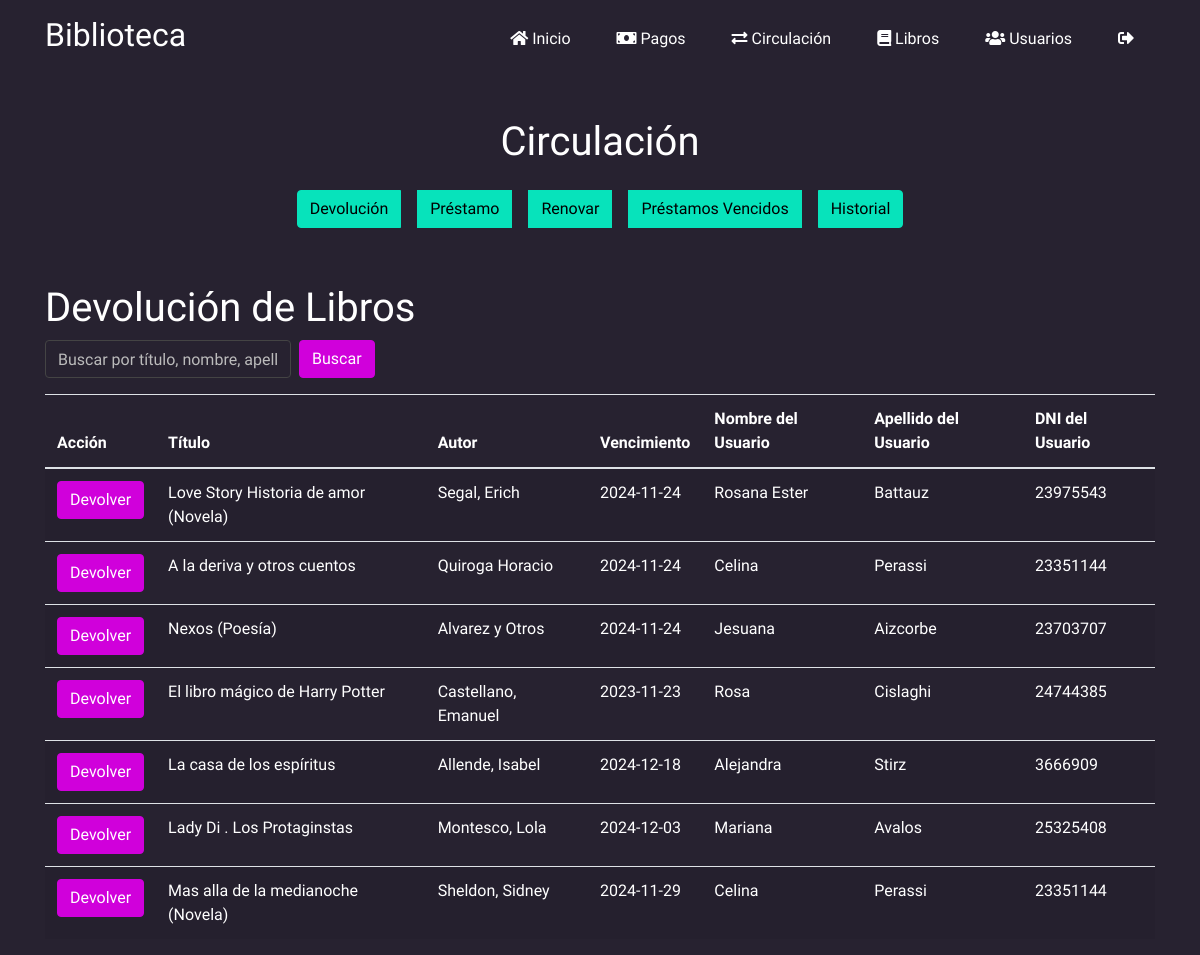
/circulacion/devolucion.php (signed in), run on the app's committed database.
### tables this page shows
CREATE TABLE `prestamos` (
  `id` int(11) NOT NULL,
  `id_libro` int(11) NOT NULL,
  `id_usuario` int(11) NOT NULL,
  `vencimiento` date NOT NULL
);

CREATE TABLE `libros` (
  `AUTOR` varchar(255) NOT NULL,
  `TITULO` varchar(255) NOT NULL,
  `EDITORIAL` varchar(255) NOT NULL,
  `ISBN` varchar(50) NOT NULL,
  `ID` int(11) NOT NULL,
  `ESTANTE` varchar(255) DEFAULT NULL,
  `CATEGORIA` varchar(255) DEFAULT NULL,
  `CDU` varchar(255) DEFAULT NULL,
  `NUMERO` varchar(255) DEFAULT NULL,
  `ESTADO` varchar(255) DEFAULT NULL
);

CREATE TABLE `usuarios` (
  `id` int(11) NOT NULL,
  `password` text NOT NULL,
  `apellido` varchar(255) NOT NULL,
  `dni` varchar(20) NOT NULL,
  `categoria` varchar(50) NOT NULL,
  `correo` varchar(255) NOT NULL,
  `telefono` varchar(20) NOT NULL,
  `numero_de_socio` int(11) NOT NULL,
  `tipo_usuario` enum('administrador','socio') NOT NULL DEFAULT 'socio',
  `nombre` varchar(255) NOT NULL,
  `direccion` varchar(255) NOT NULL,
  `genero` varchar(10) DEFAULT NULL
);

### circulacion/devolucion.php (the view, shortened to what this page needs)
<?php include 'header_circulacion.php'; ?>
<main class="container mt-5">
    <h1>Devolución de Libros</h1>
    <?php
    $servername = "localhost";
    $username = "root";
    $password = "";
    $dbname = "biblioteca";
    $conn = new mysqli($servername, $username, $password, $dbname);
    $search_term = '';
    $libros_sql = "SELECT prestamos.id AS prestamo_id, libros.titulo, libros.autor, prestamos.vencimiento,
                          usuarios.nombre, usuarios.apellido, usuarios.dni
                   FROM prestamos
                   JOIN libros ON prestamos.id_libro = libros.id
                   JOIN usuarios ON prestamos.id_usuario = usuarios.id
                   WHERE libros.titulo LIKE ? OR usuarios.nombre LIKE ? OR usuarios.apellido LIKE ? OR usuarios.dni LIKE ?";
    $stmt = $conn->prepare($libros_sql);
    $search_term_like = '%' . $search_term . '%';
    $stmt->bind_param("ssss", $search_term_like, $search_term_like, $search_term_like, $search_term_like);
    $stmt->execute();
    $libros_result = $stmt->get_result();
    ?>
    <form method="GET" action="devolucion.php" class="form-inline mb-3">
        <input type="text" name="search" class="form-control mr-2" placeholder="Buscar por título, nombre, apellido o DNI" value="<?php echo htmlspecialchars($search_term); ?>">
        <button type="submit" class="btn btn-primary buscar-btn buscar-btn">Buscar</button>
    </form>
    <?php if ($libros_result->num_rows > 0): ?>
        <div class="table-responsive">
            <table class="table table-striped">
                <thead>
                    <tr>
                        <th>Acción</th>
                        <th>Título</th>
                        <th>Autor</th>
                        <th>Vencimiento</th>
                        <th>Nombre del Usuario</th>
                        <th>Apellido del Usuario</th>
                        <th>DNI del Usuario</th>
                    </tr>
                </thead>
                <tbody>
                    <?php while ($row = $libros_result->fetch_assoc()): ?>
                        <tr>
                            <td>
                                <form method="POST" action="devolucion.php" class="d-inline">
                                    <button type="submit" name="devolver" class="btn btn-primary buscar-btn buscar-btn">Devolver</button>
                                </form>
                            </td>
                            <td><?php echo htmlspecialchars($row['titulo']); ?></td>
                            <td><?php echo htmlspecialchars($row['autor']); ?></td>
                            <td><?php echo htmlspecialchars($row['vencimiento']); ?></td>
                            <td><?php echo htmlspecialchars($row['nombre']); ?></td>
                            <td><?php echo htmlspecialchars($row['apellido']); ?></td>
                            <td><?php echo htmlspecialchars($row['dni']); ?></td>
                        </tr>
                    <?php endwhile; ?>
                </tbody>
            </table>
        </div>
    <?php else: ?>
        <p>No se encontraron libros prestados.</p>
    <?php endif; ?>
</main>
</body>
</html>

### header.php (style rules this page uses)
.lexend-custom { font-family: 'Lexend', sans-serif; font-optical-sizing: auto; font-weight: 400; font-style: normal; }
body { padding-top: 70px; }
.buscar-btn { background-color: #d000db !important; border-color: #d000db !important; }

### circulacion/header_circulacion.php (style rules this page uses)
body, body * { color: white !important; }
body { background-color: #272230 !important; color: white !important; }
.form-control { background-color: #272230 !important; color: white !important; border: 1px solid #444 !important; }
.form-control::placeholder { color: #bbb !important; }

### data on the page
prestamos: id_libro.TITULO "Love Story Historia de amor (Novela)", id_libro.AUTOR "Segal, Erich", vencimiento "2024-11-24", id_usuario.nombre "Rosana Ester", id_usuario.apellido "Battauz", id_usuario.dni "23975543"
prestamos: id_libro.TITULO "A la deriva y otros cuentos", id_libro.AUTOR "Quiroga Horacio", vencimiento "2024-11-24", id_usuario.nombre "Celina", id_usuario.apellido "Perassi", id_usuario.dni "23351144"
prestamos: id_libro.TITULO "Nexos (Poesía)", id_libro.AUTOR "Alvarez y Otros", vencimiento "2024-11-24", id_usuario.nombre "Jesuana", id_usuario.apellido "Aizcorbe", id_usuario.dni "23703707"
prestamos: id_libro.TITULO "El libro mágico de Harry Potter", id_libro.AUTOR "Castellano, Emanuel", vencimiento "2023-11-23", id_usuario.nombre "Rosa", id_usuario.apellido "Cislaghi", id_usuario.dni "24744385"
prestamos: id_libro.TITULO "La casa de los espíritus", id_libro.AUTOR "Allende, Isabel", vencimiento "2024-12-18", id_usuario.nombre "Alejandra", id_usuario.apellido "Stirz", id_usuario.dni "3666909"
prestamos: id_libro.TITULO "Lady Di . Los Protaginstas", id_libro.AUTOR "Montesco, Lola", vencimiento "2024-12-03", id_usuario.nombre "Mariana", id_usuario.apellido "Avalos", id_usuario.dni "25325408"
prestamos: id_libro.TITULO "Mas alla de la medianoche (Novela)", id_libro.AUTOR "Sheldon, Sidney", vencimiento "2024-11-29", id_usuario.nombre "Celina", id_usuario.apellido "Perassi", id_usuario.dni "23351144"
